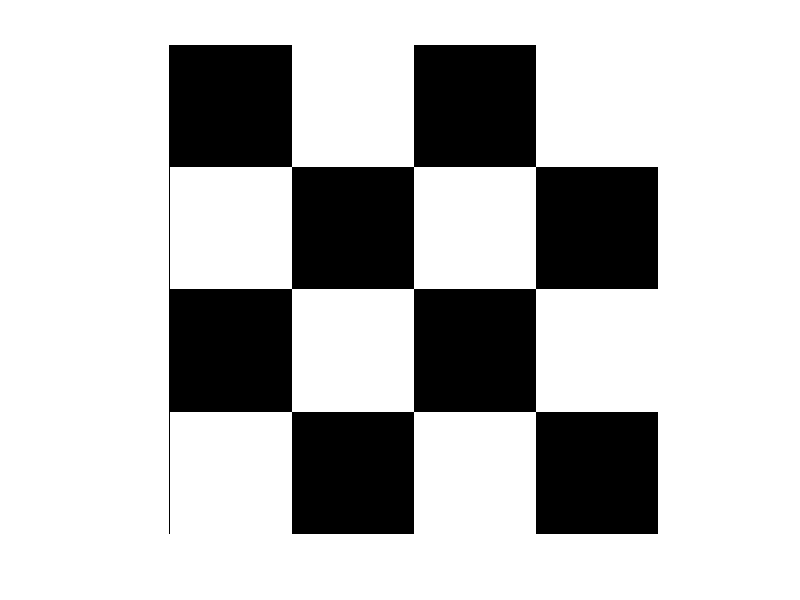

Recreate this plot in MATLAB.
%%%%%%%%%%%%%%%%%%%%%%%%%%%%%                 MATLAB LAB PRACTICE 2                 %%%%%%%%%%%%%%%%%%%%%%%%%%%%%

% Addition and Subtraction

matrix_1 = [1,2,3; 4,5,6; 7,8,9]
matrix_2 = [1 2 3; 4 5 6; 7 8 9]
matrix_3 = [1,2,3; 4,5,6]
% sum = matrix_1 + matrix_3 -> due to lack of column at matrix_3 summarize is unavailable

sum_1_2 = matrix_1 + matrix_2
sum_10 = matrix_1 + 10 % adds 10 to every element
sub_10 = matrix_2 - 10 % subtratcs 10 from every element

% Transpose
T = [1,2,3,4 ; 5,6,7,8 ; 9,10,11,12]
T_res = T.'

%L = [1+i 2 +2i; 1+i 2+2i]
%L1 = L.'

%L1 = [1+i 2 +2i; 1+i 2+2i]
%L2 = L.'

% Multiplication

a = [1,5]
b = [3 2] % b' --> (2x1)
res = a.*b % matrix
res_1 = b.*a % col and row counts must be equal, matrix dimensions must agree
res_2 = a*b' % 13 --> 1x3 + 2x5 = 13

% Dot Multiplication
dot1 = [1,2;3,4]
dot2 = [1, 1/2; 1/3,1/4]
d_res = dot1.*dot2

% Matrix and Vector Multiplication
mv1 = [1 2 3; 4 5 6; 7 8 9]
mv2 = [10; 2; 5]
mv_res = mv1*mv2 % [10*1 + 2*2 + 5*3][10*4 + 2*5 + 5*6][10*7 + 2*8 + 5*9]

% Matrix and Matrix Multiplication

m1 = [1 2 3; 4 5 6; 7 8 9]
m2 = [1,2,3,4 ; 5,6,7,8 ; 9,10,11,12]
m_res = m1*m2 % working
%m_res1 = m2*m1  % not working due to matrix error

% Concatenation
a = [1 2; 3 4]
b = [a , a]
c = [a ; a]
d = [a.*2 a+5; b]

%  2   4   6   7  %
%  6   8   8   9  %
%  1   2   1   2  %
%  3   4   3   4  %
clc

% Repmat
x = [7 8; 9 10]
xr = repmat(x, 1, 2) % row = 1; col = 2 (one x by the row and additional 1 column)
xc = repmat(x, 3, 1)

% Example 1
z = zeros(5);
o = ones(5);
x = [z o;o z]
r = repmat(x, 2, 2) % 4x4 black and white
%imshow(x) % quite small image as chess table
imshow(r)
